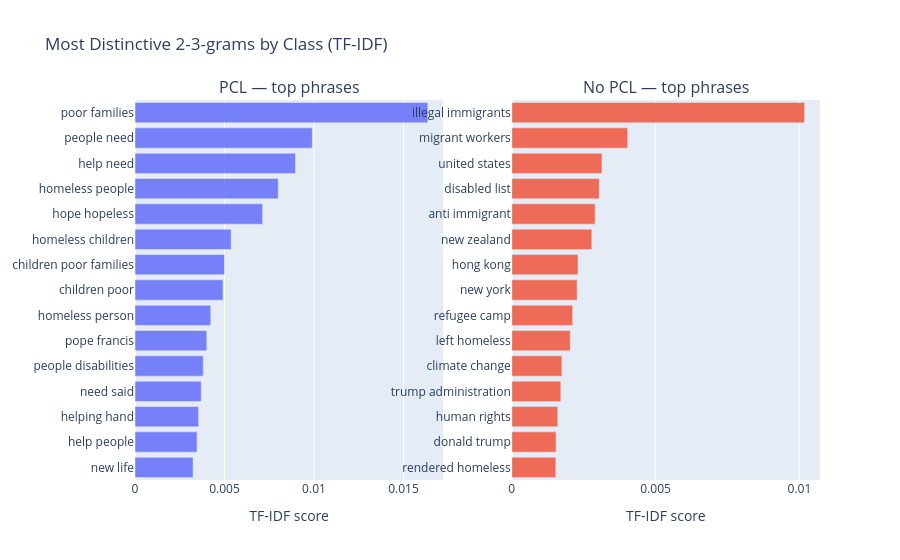

The code cell stored with this chart in its notebook:
### Code cell
pcl_texts    = train_df[train_df["binary_label"] == 1]["text"].tolist()
no_pcl_texts = train_df[train_df["binary_label"] == 0]["text"].tolist()

# ══════════════════════════════════════════════════════════════════
# CHART 1 — TF-IDF distinctive 2–3-grams per class
# ══════════════════════════════════════════════════════════════════
vec = TfidfVectorizer(ngram_range=(2, 3), stop_words="english", max_features=8000)
X = vec.fit_transform(train_df["text"])
terms = vec.get_feature_names_out()

pcl_mask    = (train_df["binary_label"] == 1).values
no_pcl_mask = (train_df["binary_label"] == 0).values

pcl_mean    = X[pcl_mask].mean(axis=0).A1
no_pcl_mean = X[no_pcl_mask].mean(axis=0).A1

# Distinctiveness = high in one class, low in the other
pcl_distinctive    = pcl_mean - no_pcl_mean
no_pcl_distinctive = no_pcl_mean - pcl_mean

N = 15
top_pcl    = sorted(zip(terms, pcl_distinctive),    key=lambda x: -x[1])[:N]
top_no_pcl = sorted(zip(terms, no_pcl_distinctive), key=lambda x: -x[1])[:N]

pcl_t, pcl_s       = zip(*reversed(top_pcl))
no_pcl_t, no_pcl_s = zip(*reversed(top_no_pcl))
fig1 = make_subplots(rows=1, cols=2, subplot_titles=["PCL — top phrases", "No PCL — top phrases"])

fig1.add_trace(go.Bar(x=list(pcl_s), y=list(pcl_t), orientation="h",
                      name="PCL", marker_opacity=0.85), row=1, col=1)
fig1.add_trace(go.Bar(x=list(no_pcl_s), y=list(no_pcl_t), orientation="h",
                      name="No PCL", marker_opacity=0.85), row=1, col=2)

fig1.update_layout(
    title={"text": "Most Distinctive 2-3-grams by Class (TF-IDF)<br>"},
    showlegend=False,
)
fig1.update_xaxes(title_text="TF-IDF score")
fig1.update_traces(cliponaxis=False)
fig1.show()

### Figure 1 — Plotly figure (JSON) as saved in the notebook; plotly's stock layout.template omitted (floating-point values rounded to 4 significant figures)
{"data": [{"cliponaxis": false, "marker": {"opacity": 0.85}, "name": "PCL", "orientation": "h", "type": "bar", "x": [0.003245, 0.003467, 0.003554, 0.003701, 0.003812, 0.004012, 0.004232, 0.004919, 0.004997, 0.005373, 0.00713, 0.008005, 0.008966, 0.009905, 0.01636], "xaxis": "x", "y": ["new life", "help people", "helping hand", "need said", "people disabilities", "pope francis", "homeless person", "children poor", "children poor families", "homeless children", "hope hopeless", "homeless people", "help need", "people need", "poor families"], "yaxis": "y"}, {"cliponaxis": false, "marker": {"opacity": 0.85}, "name": "No PCL", "orientation": "h", "type": "bar", "x": [0.001532, 0.00154, 0.0016, 0.001706, 0.001744, 0.002033, 0.002117, 0.002272, 0.002303, 0.002784, 0.0029, 0.003043, 0.003136, 0.004032, 0.01018], "xaxis": "x2", "y": ["rendered homeless", "donald trump", "human rights", "trump administration", "climate change", "left homeless", "refugee camp", "new york", "hong kong", "new zealand", "anti immigrant", "disabled list", "united states", "migrant workers", "illegal immigrants"], "yaxis": "y2"}], "layout": {"annotations": [{"font": {"size": 16}, "showarrow": false, "text": "PCL — top phrases", "x": 0.225, "xanchor": "center", "xref": "paper", "y": 1, "yanchor": "bottom", "yref": "paper"}, {"font": {"size": 16}, "showarrow": false, "text": "No PCL — top phrases", "x": 0.775, "xanchor": "center", "xref": "paper", "y": 1, "yanchor": "bottom", "yref": "paper"}], "showlegend": false, "title": {"text": "Most Distinctive 2-3-grams by Class (TF-IDF)<br>"}, "xaxis": {"anchor": "y", "domain": [0, 0.45], "title": {"text": "TF-IDF score"}}, "xaxis2": {"anchor": "y2", "domain": [0.55, 1], "title": {"text": "TF-IDF score"}}, "yaxis": {"anchor": "x", "domain": [0, 1]}, "yaxis2": {"anchor": "x2", "domain": [0, 1]}}}
